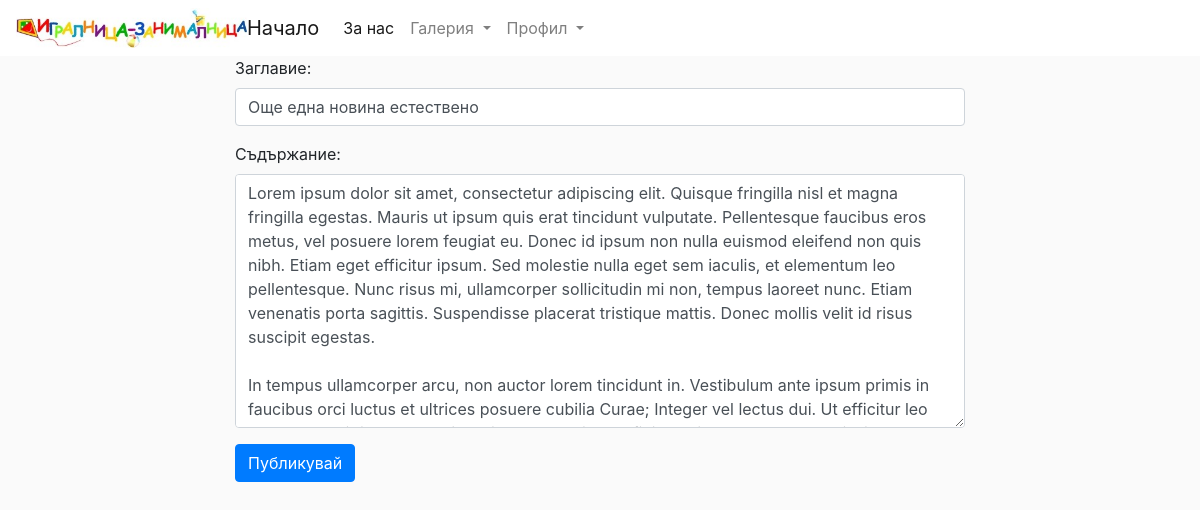
/news/edit/13/ (signed in), run on an earlier commit of the app's database.
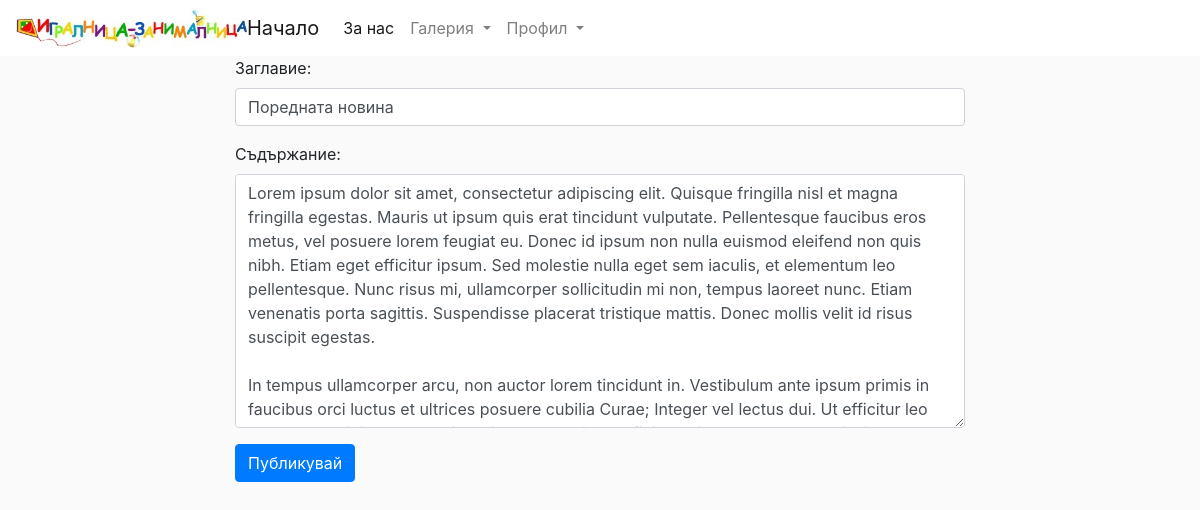
And on a later commit of the database.
### news/models.py (models this page shows, shortened)
class Post(models.Model):
    title = models.CharField('заглавие', max_length=50)
    pub_date = models.DateField('дата на публикуване', auto_now_add=True)
    content = models.TextField('съдържание')
    class Meta:
        verbose_name = 'публикация'
        verbose_name_plural = 'публикации'

### news/views.py (the view)
# urls.py: path('news/edit/<pk>/', views.NewsEdit.as_view(), name='edit'),
class NewsEdit(UpdateView):
    model = Post
    form_class = PostForm
    success_url = '/'
    template_name = 'news-edit.html'

### news/forms.py
class PostForm(forms.ModelForm):
    title = forms.CharField(label='Заглавие', required=True, max_length=50,
                            widget=forms.TextInput(
                                attrs={
                                    'class': 'form-control'
                                      }
                              ))
    content = forms.CharField(label='Съдържание', required=True,
                              widget=forms.Textarea(
                                attrs={
                                    'class': 'form-control'
                                      }
                              ))
    class Meta:
        model = Post
        fields = ('title', 'content',)

### news/templates/news-edit.html (shortened to what this page needs)
{% extends 'index.html' %}
{% block body %}
{% if user.is_superuser %}
<div class="container">
    <div class="row">
        <div class="col-lg-2"></div>
        <div class="col-lg-8">
        <form method="post">
            {{form.as_p}}
            <button class="btn btn-primary" type="submit">Публикувай</button>
        </form>
            </div>
        <div class="col-lg-2"></div>
    </div>
</div>
{% else %}
{% include 'permission_denied.html' %}
{% endif %}
{% endblock %}

What changed in the data, as far as the page shows it:
changed Post: title "Още една новина естествено" → "Поредната новина"
